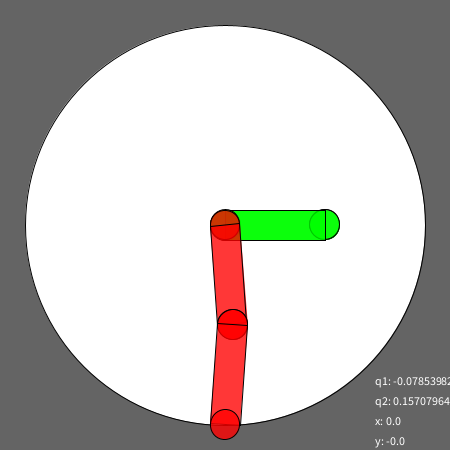
Frame 1 (no input)
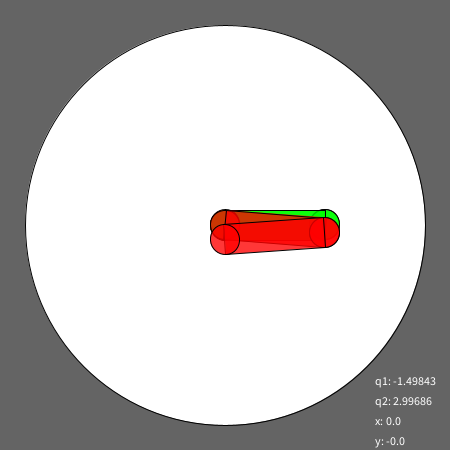
Frame 60 (the mouse pressed at the canvas centre just before this capture)
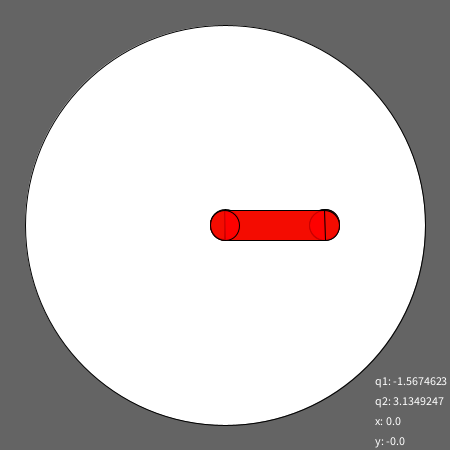
Frame 120 (the mouse held since frame 60 and released just before this capture)

The Processing sketch that drew these frames (run headless with seeded random() and noise(); from frame 60 on, the mouse is pressed at the canvas centre):

// Processing sketch: robot2dof
// ── robot2dof.pde
int l = 100;
int r = 15;
int n_link = 2;
int giunto = 0;
float[] q = new float[n_link];
float[] qr = new float[n_link];

float l1 = l;
float l2 = l;
float a;
int gomito = 1;
float x;
float y;

float b1;    //alpha
float b2;    //beta

void setup()
{
    size(450, 450);
}

void draw()
{
    background(100);
    trace_mouse();
    translate(225, 225);
    ellipse(0, 0, 4*l, 4*l);
    ellipse(x, y, 30, 30);
    a = (x*x + y*y - l1*l1 - l2*l2)/(2*l1*l2);
    qr[1] = atan2(gomito*sqrt(abs(1 - a*a)), a);
    b1 = l1 + cos(qr[1])*l2;
    b2 = sin(qr[1])*l2;
    qr[0] = atan2(-b2*x + b1*y, b1*x + b2*y) - PI/2;
    q[0] -= 0.05*(q[0] - qr[0]);
    q[1] -= 0.05*(q[1] - qr[1]);
    robot(0, 255, 0, 200, qr[0], qr[1]);
    robot(255, 0, 0, 200, q[0], q[1]);
    stroke(#FF0000);
    text("q1: " + str(q[0]), 150, 160);
    text("q2: " + str(q[1]), 150, 180);
    text("x: " + str(x), 150, 200);
    text("y: " + str(-y), 150, 220);
    stroke(000000);
}

void trace_mouse()
{
    float x_tmp, y_tmp;
    x_tmp = mouseX - 225;
    y_tmp = mouseY - 225;
    
    if (x_tmp*x_tmp + y_tmp*y_tmp <= (l1+l2)*(l1+l2))
    {
        x = x_tmp;
        y = y_tmp;
    }
}

void robot(int rr, int gg, int bb, int aa, float q1, float q2)
{
    pushMatrix();
        rotate(q1);
        link(rr, gg, bb, aa);
        translate(0, l);
        rotate(q2);
        link(rr, gg, bb, aa);
    popMatrix();
}

void link(int rr, int gg, int bb, int aa)
{
    fill(rr, gg, bb, aa);
    ellipse(0, 0, 2*r, 2*r);
    rect(-r, 0, 2*r, l);
    ellipse(0, l, 2*r, 2*r);
    fill(#FFFFFF);
}

void mousePressed()
{
    float x_tmp, y_tmp;
    x_tmp = mouseX - 225;
    y_tmp = mouseY - 225;
    
    if (x_tmp*x_tmp + y_tmp*y_tmp < (l1+l2)*(l1+l2))
    {
        x = x_tmp;
        y = y_tmp;
    }
}

void keyPressed()
{
    if (keyCode >= 49 && keyCode < (49+n_link))
        giunto = keyCode - 49;
    if (keyCode == LEFT)
        qr[giunto] += 0.3;
    if (keyCode == RIGHT)
        qr[giunto] -= 0.3;
    if (key == 'g')
        gomito *= -1;
}
